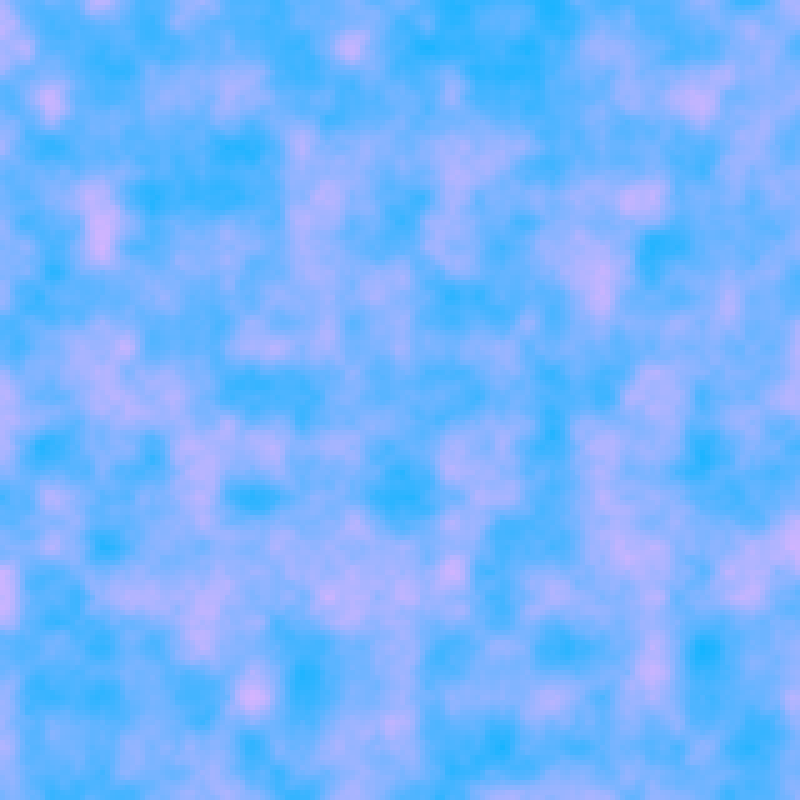
Frame 1 (no input)
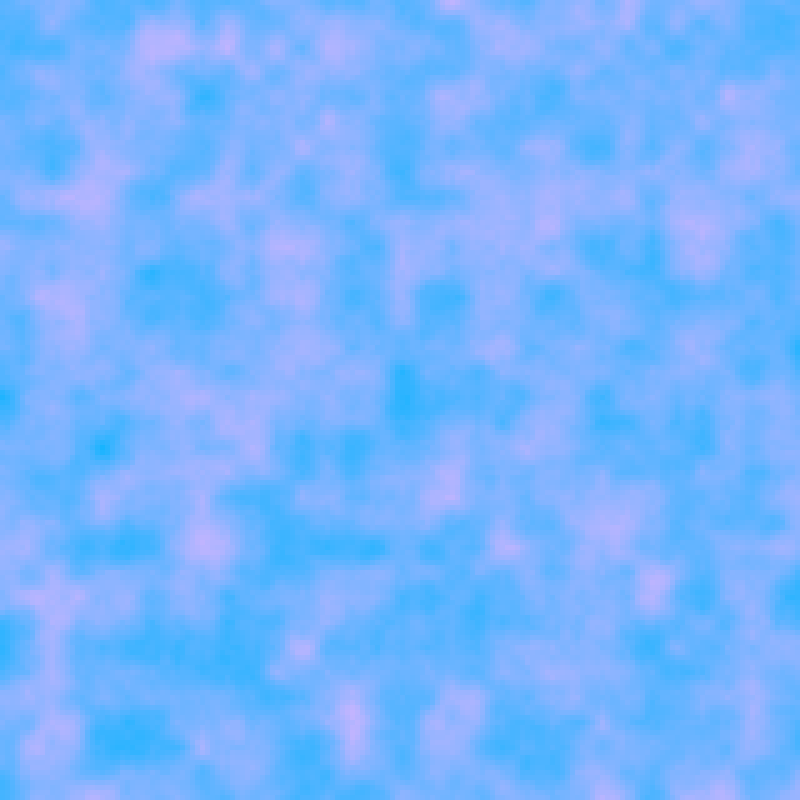
Frame 60 (the mouse pressed at the canvas centre just before this capture)
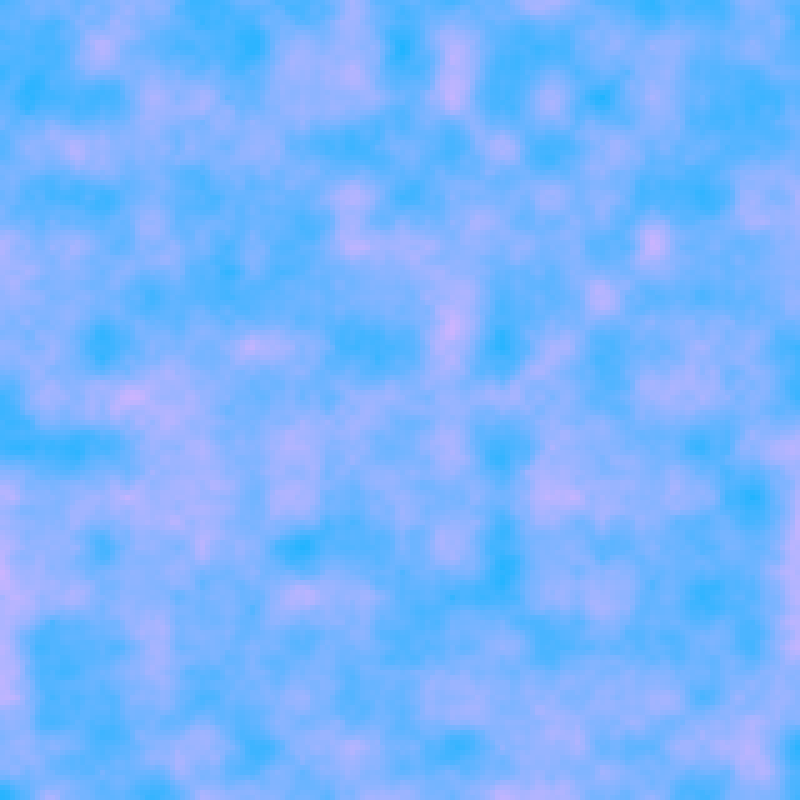
Frame 120 (the mouse held since frame 60 and released just before this capture)

The Processing sketch that drew these frames (run headless with seeded random() and noise(); from frame 60 on, the mouse is pressed at the canvas centre):

// Processing sketch: MovingPerlinNoise2D
// ── MovingPerlinNoise2D.pde
// Ex. 1.9 add 3rd dimension to the Perlin noise()
// and increment it to create a moving effect

float zoff = 0.0;
float moving = 0;
float increment = 0.1;
float density = 5;

void setup() {
    size(800, 800);
    noStroke();
    frameRate(15);
}

void draw() {
    moving -= 0.04;
    float zoff = moving;
    float yoff = 0;

    for (int y = 0; y < height; y += density) {
	float xoff = 0;
	yoff += increment;

	for (int x = 0; x < width; x += density) {
	    float r = map(noise(xoff, yoff, zoff), 0, 1, 0, 255);

	    fill(r, 180, 255);
	    rect(x,y, density, density);
	    xoff += increment;
	}
    }
}
